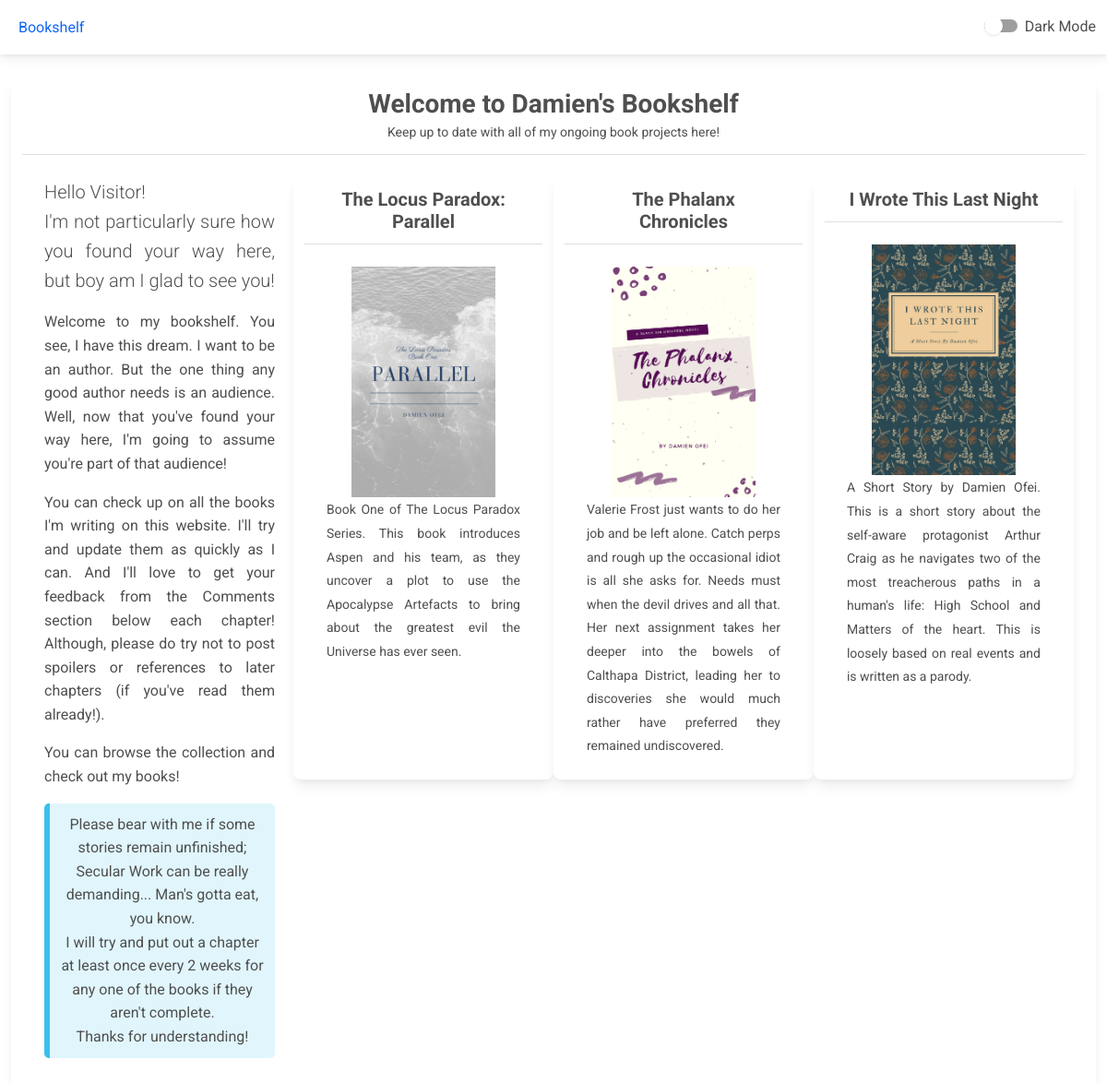
The page / on the database its author committed.
### books/models.py (models this page shows, shortened)
class Book(models.Model):
	name = models.CharField(max_length=150)
	blurb = models.TextField(max_length=500)
	cover_image = models.ImageField(upload_to='cover_images')
	class Meta:
		verbose_name = 'Book'
		verbose_name_plural = 'Books'

### shelf/views.py (the view)
# urls.py: path('', index, name='shelf_index'),
def index(request):
	context = dict(
		books = Book.objects.all()
	)
	return render(request, "shelf/index.html", context)

### shelf/templates/shelf/index.html (shortened to what this page needs)
{% load static %}
<!DOCTYPE html>
<html lang="en">
<head>
    <link rel="stylesheet" href="https://use.fontawesome.com/releases/v5.15.2/css/all.css" />
    <link rel="stylesheet" href="{% static 'shelf/css/mdb.min.css' %}" title="light" />
    <link rel="alternate stylesheet" href="{% static 'shelf/css/mdb.dark.min.css' %}" title="dark" />
</head>
<body onload="set_style_from_cookie()">
    <nav class="navbar navbar-expand-lg navbar-fixed-top navbar-default sticky-top"
        style="background-color: inherit!important;">
        <div class="container-fluid">
            <div class="collapse navbar-collapse" id="navbarColor02">
                <ul class="navbar-nav me-auto mb-2 mb-lg-0">
                    <li class="nav-item active">
                        <a class="nav-link" aria-current="page" href="{% url 'shelf_index' %}">Bookshelf</a>
                    </li>
                </ul>
                <ul class="navbar-nav d-flex flex-row">
                    <li class="nav-item">
                        <div class="form-check form-switch">
                            <input class="form-check-input" type="checkbox" id="themeToggleCheck" />
                            <label class="form-check-label" for="themeToggleCheck">
                                Dark Mode
                            </label>
                        </div>
                    </li>
                </ul>
            </div>
        </div>
    </nav>
    <br>
    {% block container %}
    <div class="container-fluid">
        <div class="container-fluid card">
            <div class="card-header text-center py-12">
                <h3 class="mb-0 fw-bold">Welcome to Damien's Bookshelf</h3>
                <small>Keep up to date with all of my ongoing book projects here!</small>
            </div>
            <div class="card-body">
                <div class="row ">
                    <div class="col-md-3 col-sm-12" style="text-align: justify; padding-right: 20px;">
                        <p class="lead">Hello Visitor! <br> I'm not particularly sure how you found your way here, but
                            boy am I glad to see you!
                        </p>
                        <p>Welcome to my bookshelf. You see, I have this dream. I want to be an author. But the one
                            thing any good author needs is an audience.
                            Well, now that you've found your way here, I'm going to assume you're part of that audience!
                        </p>
                        <p>You can check up on all the books I'm writing on this website. I'll try and update them as
                            quickly as I can. And I'll love to get your feedback
                            from the Comments section below each chapter! Although, please do try not to post spoilers
                            or references to later chapters (if you've read them already!).
                        </p>
                        <p>You can browse the collection and check out my books!</p>
                        <p class="note note-info" style="text-align: center;">
                            Please bear with me if some stories remain unfinished; Secular Work can be really demanding... Man's gotta eat, you know.<br>
                            I will try and put out a chapter at least once every 2 weeks for any one of the books if they aren't complete. <br>
                            Thanks for understanding!
                        </p>
                    </div>
                    <div class="col-md-9 col-sm-12">
                        <div class="row">
                            {% for book in books %}
                            <div class="col-lg-4 col-md-6 mb-4 card">
                                <div class="card-header text-center py-12">
                                    <h5 class="mb-0 fw-bold">{{book.name}}</h5>
                                </div>
                                <div class="card-body" style="text-align: justify;">
                                    <div class="bg-image hover-zoom hover-shadow rounded center">
                                        <a href="{% url 'reader_index' book.id %}">
                                            <img src="/media/{{book.cover_image}}" class="img-fluid"
                                                style="max-width: 180px; max-height: 250px;" />
                                        </a>
                                    </div>
                                    <small>{{book.blurb}}</small>
                                </div>
                            </div>
                            {% endfor %}
                        </div>
                    </div>
                </div>
            </div>
        </div>
    </div>
    {% endblock container %}
</body>
</html>

### shelf/templates/shelf/index.html (style rules this page uses)
.center { text-align: center; }

### rows shown on the page
Book: name "The Locus Paradox: Parallel", cover_image (picture), blurb "Book One of The Locus Paradox Series. This book introduces Aspen and his team, as they uncover a plot to use the Apocalypse Artefacts to bring about the greatest evil the Universe has ever seen."
Book: name "The Phalanx Chronicles", cover_image (picture), blurb "Valerie Frost just wants to do her job and be left alone. Catch perps and rough up the occasional idiot is all she asks for. Needs must when the devil drives and all that. Her next assignment takes her deeper into the bowels of Calthapa District, leading her to discoveries she would much rather have preferred they remained undiscovered."
Book: name "I Wrote This Last Night", cover_image (picture), blurb "A Short Story by Damien Ofei. This is a short story about the self-aware protagonist Arthur Craig as he navigates two of the most treacherous paths in a human's life: High School and Matters of the heart. This is loosely based on real events and is written as a parody."
